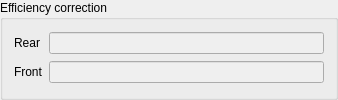
         <widget class="QGroupBox" name="groupBox_6">
          <property name="title">
           <string>Efficiency correction</string>
          </property>
          <layout class="QGridLayout" name="gridLayout_2">
           <item row="0" column="1">
            <widget class="QLabel" name="label_27">
             <property name="text">
              <string>Rear</string>
             </property>
            </widget>
           </item>
           <item row="0" column="2">
            <widget class="QLineEdit" name="direct_file">
             <property name="enabled">
              <bool>false</bool>
             </property>
             <property name="sizePolicy">
              <sizepolicy hsizetype="Preferred" vsizetype="Maximum">
               <horstretch>0</horstretch>
               <verstretch>0</verstretch>
              </sizepolicy>
             </property>
             <property name="minimumSize">
              <size>
               <width>275</width>
               <height>0</height>
              </size>
             </property>
             <property name="alignment">
              <set>Qt::AlignLeading|Qt::AlignLeft|Qt::AlignVCenter</set>
             </property>
            </widget>
           </item>
           <item row="1" column="1">
            <widget class="QLabel" name="label_28">
             <property name="text">
              <string>Front</string>
             </property>
            </widget>
           </item>
           <item row="1" column="2">
            <widget class="QLineEdit" name="front_direct_file">
             <property name="enabled">
              <bool>false</bool>
             </property>
             <property name="sizePolicy">
              <sizepolicy hsizetype="Preferred" vsizetype="Maximum">
               <horstretch>0</horstretch>
               <verstretch>0</verstretch>
              </sizepolicy>
             </property>
             <property name="alignment">
              <set>Qt::AlignLeading|Qt::AlignLeft|Qt::AlignVCenter</set>
             </property>
            </widget>
           </item>
          </layout>
         </widget>
